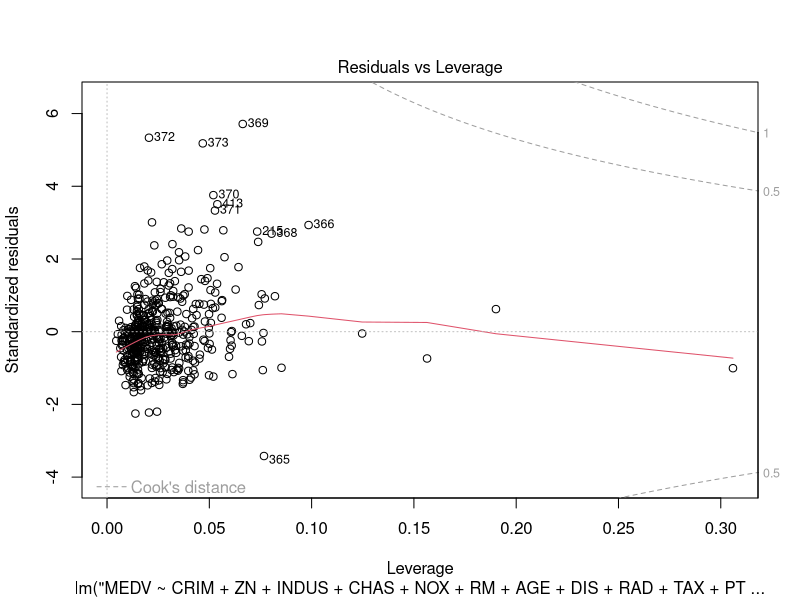
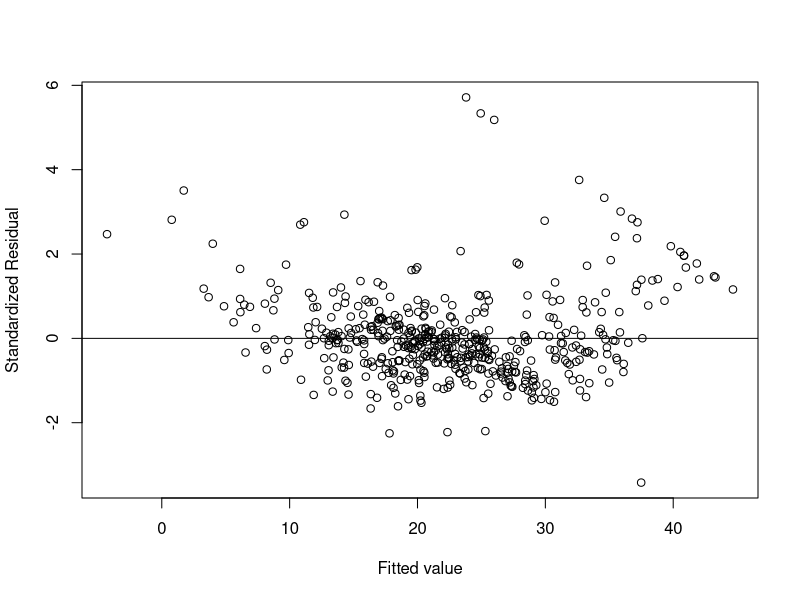
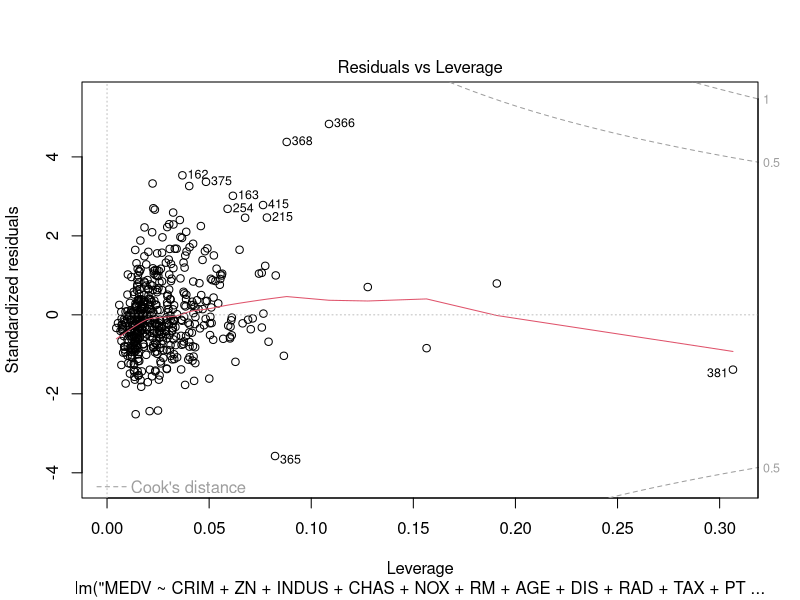

R code for these plots, in order: (Note: this script raises an error after producing the figures.)
library(ggplot2)
library(MASS)

# Part (a)
# Fit initial model.
data <- read.csv(file = 'housing.data', header=TRUE, sep="")
model <- lm('MEDV ~ CRIM + ZN + INDUS + CHAS + NOX + RM + AGE + DIS + RAD + TAX + PTRATIO + B + LSTAT', data = data)
# Produce diagnostic plot.
plot(model, which=5,id.n = 10)
# Produce standardized residual vs fitted value plot.
plot(predict(model), rstandard(model),
     xlab='Fitted value',
     ylab='Standardized Residual')
abline(0,0)

# Part (b)
# Remove outliers.
# data2 <- data[-c(413,373,372,371,370,369,368,366,365),] same lambda
data2 <- data[-c(413,373,372,371,370,369),]
model2 <- lm('MEDV ~ CRIM + ZN + INDUS + CHAS + NOX + RM + AGE + DIS + RAD + TAX + PTRATIO + B + LSTAT', data = data2)
# Produce diagnostic plot after removing outliers.
plot(model2, which=5, id.n = 10)

# Part (c)
# Produce Box-Cox transformation curve.
lambda_plot <- boxcox(model2)
# Report optimal lambda value.
lambda <- with(lambda_plot, x[which.max(y)])

# Part (d)
# Fit model to transformed dependent variable.
model_transf <- lm('(((MEDV^lambda)-1)/lambda) ~ CRIM + ZN + INDUS + CHAS + NOX + RM + AGE + DIS + RAD + TAX + PTRATIO + B + LSTAT', data=data2)
# Plot standardized residuals vs fitted values.
plot((predict(model_transf)*lambda+1)^(1/lambda), rstandard(model_transf),
     xlab='Fitted value',
     ylab='Standardized Residual')
abline(0,0)
# Plot fitted vs true house price.
plot((predict(model_transf)*lambda+1)^(1/lambda),data2$MEDV,
     xlab="Fitted House Price",ylab="True House Price")
abline(a=0,b=1)
